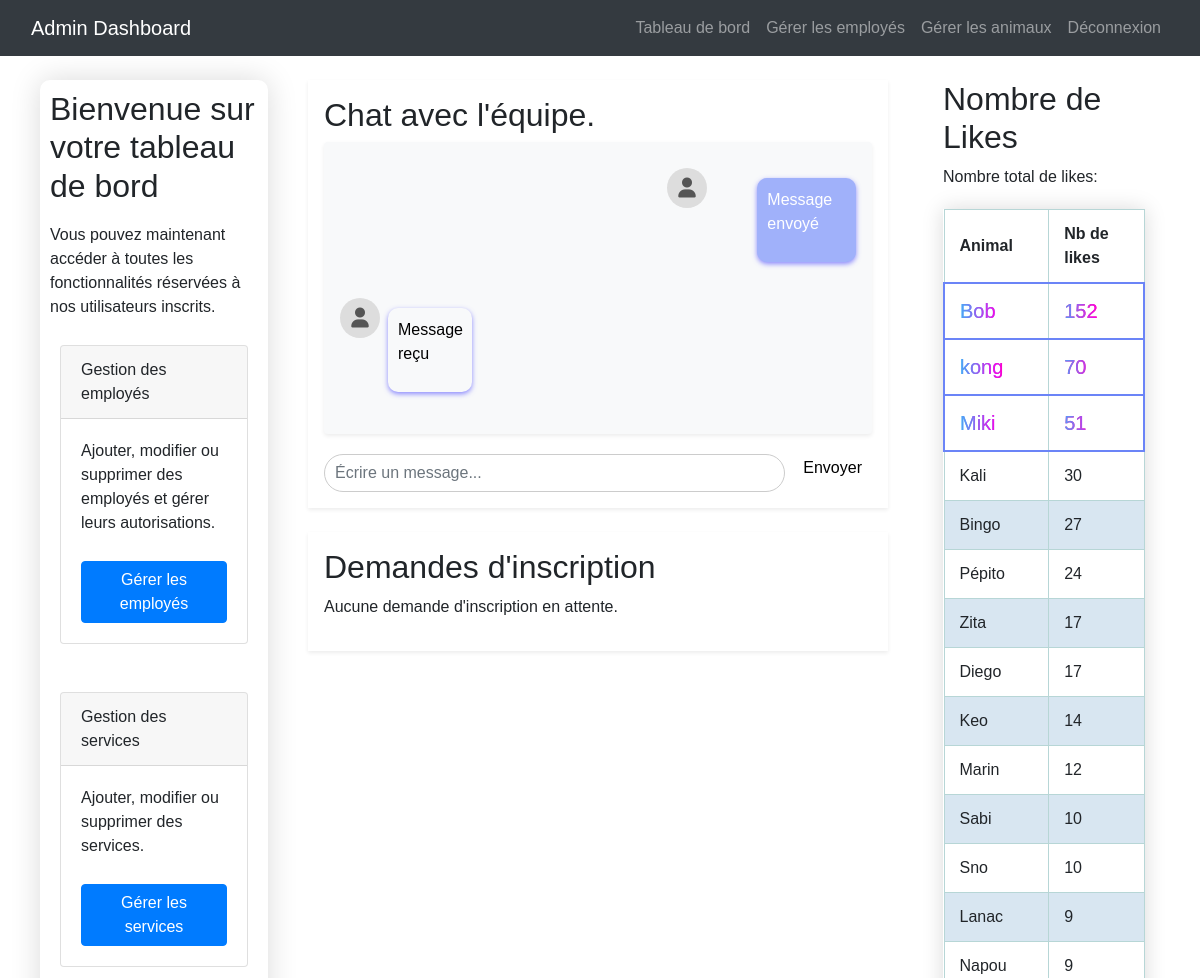
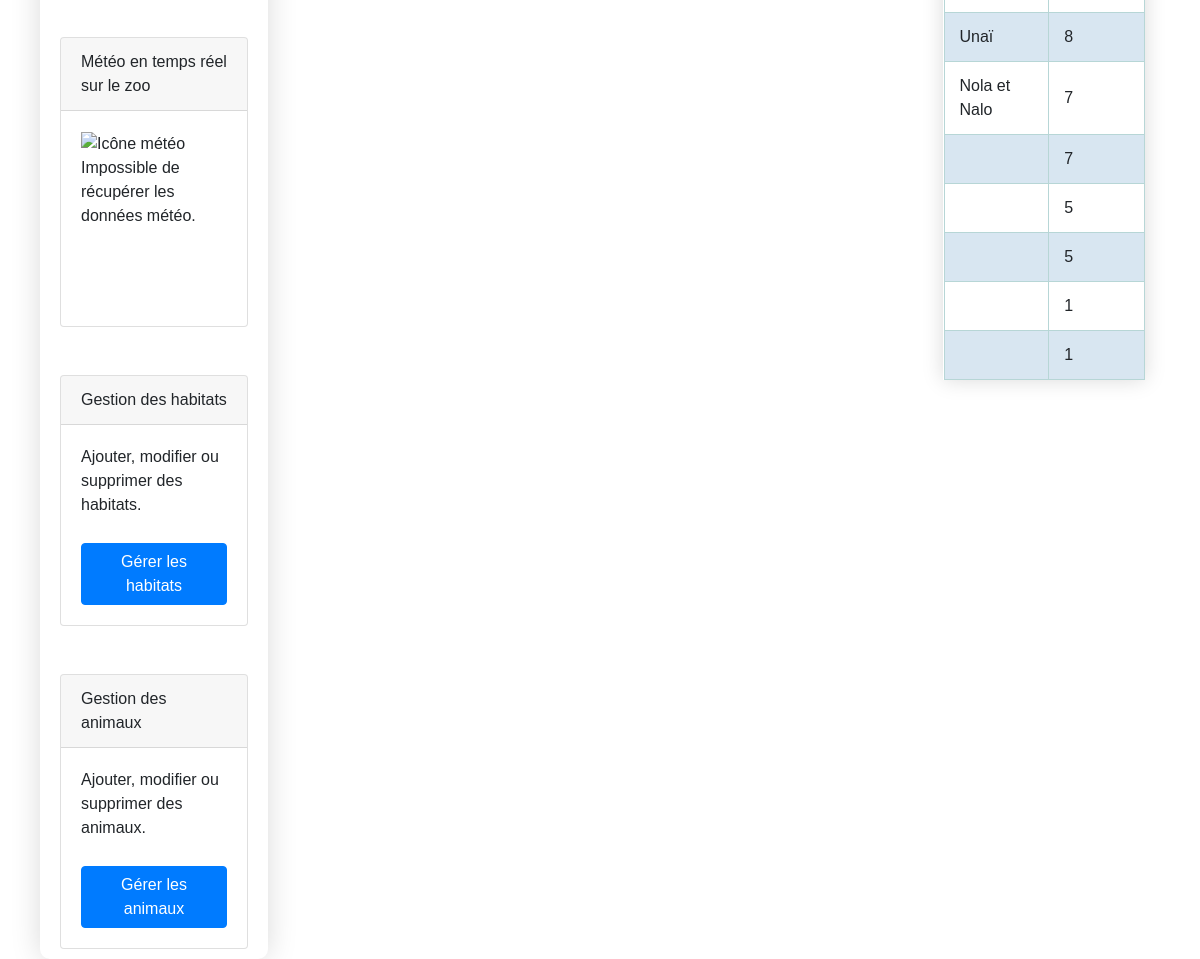
The page /admin_dashboard.php (signed in) on the database its author committed (2 pictures, top to bottom).
### tables this page shows
CREATE TABLE IF NOT EXISTS `animal_likes` (
  `id` int NOT NULL AUTO_INCREMENT,
  `animal_name` varchar(2500) NOT NULL,
  `likes` int NOT NULL,
  PRIMARY KEY (`id`)
);

### admin_dashboard.php (the view, shortened to what this page needs)
<!DOCTYPE html>
<html lang="fr">
<head>
    <link rel="stylesheet" href="https://cdnjs.cloudflare.com/ajax/libs/font-awesome/6.0.0-beta3/css/all.min.css">
    <link rel="stylesheet" href="https://stackpath.bootstrapcdn.com/bootstrap/4.5.2/css/bootstrap.min.css">
    <link rel="stylesheet" href="css/dashboard.css">
</head>
<body>
    <header>
        <nav class="navbar navbar-expand-lg navbar-dark bg-dark fixed-top">
            <div class="container-fluid">
                <a class="navbar-brand" href="admin_dashboard.php">Admin Dashboard</a>
                <div class="collapse navbar-collapse" id="navbarResponsive">
                    <ul class="navbar-nav ml-auto">
                        <li class="nav-item">
                            <a class="nav-link" href="admin_dashboard.php">Tableau de bord</a>
                        </li>
                        <li class="nav-item">
                            <a class="nav-link" href="manage_employe.php">Gérer les employés</a>
                        </li>
                        <li class="nav-item">
                            <a class="nav-link" href="manage_animals.php">Gérer les animaux</a>
                        </li>
                        <li class="nav-item">
                            <a class="nav-link" href="logout.php">Déconnexion</a>
                        </li>
                    </ul>
                </div>
            </div>
        </nav>
    </header>
    <div class="dashboard">
            <div class="column column-1">
                <h2>Bienvenue sur votre tableau de bord</h2>
                    <p>Vous pouvez maintenant accéder à toutes les fonctionnalités réservées à nos utilisateurs inscrits.</p>
                    <div id="employees" class="card">
                        <div class="card-header">
                            Gestion des employés
                        </div>
                        <div class="card-body">
                            <p>Ajouter, modifier ou supprimer des employés et gérer leurs autorisations.</p>
                            <a href="manage_employe.php" class="btn btn-primary">Gérer les employés</a>
                        </div>
                    </div>
                    <br><br>
                    <div id="services" class="card">
                        <div class="card-header">
                            Gestion des services
                        </div>
                        <div class="card-body">
                            <p>Ajouter, modifier ou supprimer des services.</p>
                            <a href="manage_services.php" class="btn btn-primary">Gérer les services</a>
                        </div>
                    </div>
                    <br><br>
                    <div id="weather" class="card">
                        <div class="card-header">
                            Météo en temps réel sur le zoo
                        </div>
                        <div class="card-body">
                            <img id="weather-icon" src="" alt="Icône météo" style="width: 50px; height: 50px;">
                            <p id="weather-description">Chargement...</p>
                            <p id="temperature"></p>
                            <p id="humidity"></p>
                        </div>
                    </div>
                    <br><br>
                    <div id="habitats" class="card">
                        <div class="card-header">
                            Gestion des habitats
                        </div>
                        <div class="card-body">
                            <p>Ajouter, modifier ou supprimer des habitats.</p>
                            <a href="manage_habitats.php" class="btn btn-primary">Gérer les habitats</a>
                        </div>
                    </div>
                    <br><br>
                    <div id="animals" class="card">
                        <div class="card-header">
                            Gestion des animaux
                        </div>
                        <div class="card-body">
                            <p>Ajouter, modifier ou supprimer des animaux.</p>
                            <a href="manage_animals.php" class="btn btn-primary">Gérer les animaux</a>
                        </div>
                    </div>
            </div>
        </div>
        <div class="column column-2">
            <div class="main-content p-3 bg-white shadow-sm">
            <h2>Chat avec l'équipe.</h2>
                <div class="chat-container p-3 bg-light rounded shadow-sm">
                    <div class="chat-message sent d-flex align-items-start mb-3">
                        <div class="avatar mr-2"><i class="fas fa-user icon-bounce"></i></div>
                        <div class="chat-message sent">
                            <div class="message-content">
                                <p>Message envoyé</p>
                            </div>
                        </div>
                        </div>
                        <div class="chat-message received d-flex align-items-start mb-3">
                            <div class="avatar mr-2"><i class="fas fa-user icon-fade-in"></i></div>
                            <div class="chat-message received">
                                <div class="message-content">
                                    <p>Message reçu</p>
                                </div>
                            </div>
                            </div>
                        </div>
                        <form id="chat-form" class="chat-form d-flex">
                            <input type="text" id="chat-input" class="chat-input form-control mr-2" placeholder="Écrire un message...">
                            <button type="submit" class="chat-button">Envoyer</button>
                        </form>
                    </div>
                <div class="main-content p-3 bg-white shadow-sm mt-4">
                <h2>Demandes d'inscription</h2>
                <?php
                    include 'db_config.php';
                    $requests = $conn->query("SELECT * FROM registration_requests WHERE status = 'pending'");
                    if ($requests->num_rows > 0) {
                        echo "<table class='table'>";
                        echo "<thead><tr><th>Nom</th><th>Email</th><th>Rôle</th><th>Action</th></tr></thead><tbody>";
                        while ($row = $requests->fetch_assoc()) {
                            echo "<tr>";
                            echo "<td>" . htmlspecialchars($row['name']) . "</td>";
                            echo "<td>" . htmlspecialchars($row['email']) . "</td>";
                            echo "<td>" . htmlspecialchars($row['role']) . "</td>";
                            echo "<td>
                                    <form action='process_request.php' method='POST' class='d-inline'>
                                        <input type='hidden' name='id' value='" . $row['id'] . "'>
                                        <button type='submit' name='action' value='approve' class='btn btn-success btn-sm'>Approuver</button>
                                        <button type='submit' name='action' value='reject' class='btn btn-danger btn-sm'>Rejeter</button>
                                    </form>
                                </td>";
                            echo "</tr>";
                        }
                        echo "</tbody></table>";
                    } else {
                        echo "<p>Aucune demande d'inscription en attente.</p>";
                    }
                ?>
                </div>
            </div>
        <div class="column column-3">
            <div class="main-content">
                <div class="container">
                    <h2>Nombre de Likes</h2>
                        <p>Nombre total de likes:
                        <?php
            $conn = new mysqli("localhost", "376865", "Marley2809", "zooarcadiaa_zoo");
            $result = $conn->query("SELECT animal_name, likes FROM animal_likes ORDER BY likes DESC");
            if ($result->num_rows > 0) {
                echo '<table class="likes-table">
                        <tr>
                            <th>Animal</th>
                            <th>Nb de likes</th>
                        </tr>';
                $counter = 0;
                while ($row = $result->fetch_assoc()) {
                    $class = '';
                    if ($counter == 0) {
                        $class = 'multicolor-1';
                    } elseif ($counter == 1) {
                        $class = 'multicolor-2';
                    } elseif ($counter == 2) {
                        $class = 'multicolor-3';
                    }
                    echo "<tr class='$class'>
                            <td class='$class'>" . htmlspecialchars($row['animal_name']) . "</td>
                            <td class='$class'>" . htmlspecialchars($row['likes']) . "</td>
                        </tr>";
                    $counter++;
                }
                echo "</table>";
            } else {
                echo "Aucun like trouvé.";
            }
            ?>
        </div>
    </div>
</div>
</body>
</html>

### css/dashboard.css (style rules this page uses)
body { display: flex; font-family: var(--font-family); margin-top: 50px; padding: 20px; background-color: var(--primary-color); height: 100vh; }
.dashboard { width: 100%; height: 100%; }
.column { padding: var(--padding); box-shadow: var(--box-shadow); background-color: var(--secondary-color); margin: 10px 20px; }
.column-1 { flex: 0 0 30%; padding: 10px; border-radius: 10px; box-shadow: 0 0 30px rgba(0, 0, 0, 0.15); }
.column-1 p { padding-bottom: 10px; }
.column-1 h2 { padding-bottom: 10px; }
.column-2 { flex: 0 0 50%; }
.column-3 { flex: 0 0 20%; }
#employees.card, #services.card, #weather.card, #habitats.card, #animals.card { margin-right: 10px; margin-left: 10px; }
.chat-container { display: flex; flex-direction: column; max-width: 100%; margin: 0 auto; }
.chat-message .avatar { width: 40px; height: 40px; border-radius: 50%; margin-right: 10px; background-color: #ddd; display: flex; align-items: center; justify-content: center; }
.chat-message .avatar i { font-size: 20px; color: #555; }
.chat-message { display: flex; margin: 10px 0; }
.chat-message.received { justify-content: flex-start; }
.chat-message.sent { justify-content: flex-end; }
.chat-message .message-content { max-width: 70%; padding: 10px; border-radius: 10px; background-color: #ffffff; box-shadow: 0 2px 5px rgba(90, 87, 255, 0.699); }
.chat-message.sent .message-content { background-color: #a0b1fa; color: rgb(255, 255, 255); }
.chat-message.received .message-content { background-color: var(--secondary-color); color: black; }
.chat-input { width: 100%; padding: 10px; margin-top: 10px; box-sizing: border-box; border: 1px solid var(--border-color); border-radius: 5px; box-shadow: var(--box-shadow); }
.chat-form { display: flex; align-items: center; margin-top: 10px; }
.chat-input { flex: 1; padding: 10px; border-radius: 20px; border: 1px solid #ccc; margin-right: 10px; }
.chat-button { padding: 10px 10px; border-radius: 10px; background-color: var(--primary-color); color: rgb(0, 0, 0); border: none; cursor: pointer; transition: background-color 0.3s ease; }
.icon-bounce { animation: bounce 2s infinite; }
.icon-fade-in { animation: fadeIn 1s ease-in-out; }
.likes-table { width: 100%; border-collapse: collapse; margin: 20px 0; font-size: 1em; font-family: 'Arial', sans-serif; box-shadow: 0 0 20px rgba(0, 0, 0, 0.15); }
.likes-table th, .likes-table td { padding: 12px 15px; border: 1px solid #b7d6d6; }
.likes-table tbody tr:nth-of-type(even) { background-color: #c2d8e9a1; }
.multicolor-1, .multicolor-2, .multicolor-3 { background-image: linear-gradient(to right,#00ebfcfd,#fc00e7fd,#fc0000fd); background-clip: text; -webkit-background-clip: text; color: transparent; font-size: 20px; border : 2px solid #6b84f7; }

### rows shown on the page
animal_likes: animal_name "Kali", likes "30"
animal_likes: animal_name "Bingo", likes "27"
animal_likes: animal_name "Pépito", likes "24"
animal_likes: animal_name "Zita", likes "17"
animal_likes: animal_name "Diego", likes "17"
animal_likes: animal_name "Keo", likes "14"
animal_likes: animal_name "Marin", likes "12"
animal_likes: animal_name "Sabi", likes "10"
animal_likes: animal_name "Sno", likes "10"
animal_likes: animal_name "Lanac", likes "9"
animal_likes: animal_name "Napou", likes "9"
animal_likes: animal_name "Unaï", likes "8"
animal_likes: animal_name "Nola et Nalo", likes "7"
animal_likes: likes "7"
animal_likes: likes "5"
animal_likes: likes "5"
animal_likes: likes "1"
animal_likes: likes "1"
